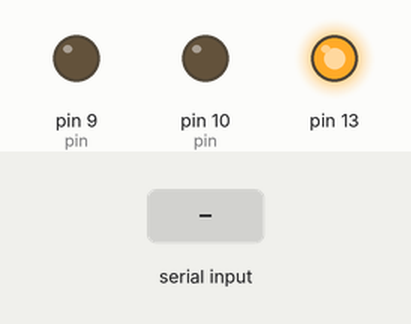
Bench run of a sketch on a simulated Arduino Uno, built with avr-gcc and run on an emulated ATmega328P. Shown: output pins drawn as LEDs (lit = HIGH). Inputs (shaded band) come from the test bench.

Above: at 1.2 s.
1.3 s: "1\n" received over Serial
Timing chart, 0 to 4.3 s (numbered marks = the images above; inputs shaded):
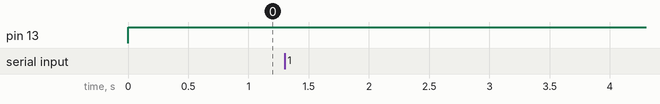

The sketch:

LEDFaderSlave.ino
```cpp
#include <PWM.h>

/* Takes arguments from the command line, adjusts the PWM
of LEDs connected to the pin number in the first value by the amount specified
with the second value*/

int pin, value, function;
char array[3];

void setup(){
  Serial.begin(9600);
  InitTimersSafe();
//  pinMode(0, INPUT);
  pinMode(9, OUTPUT);
  pinMode(10, OUTPUT);
  pinMode(13, OUTPUT);

}

void loop(){
    digitalWrite(13, HIGH);
}

void serialEvent(){

  if(Serial.available() > 0){


    Serial.readBytes(array, 3);
    function = array[0];
    pin = array[1];

    //Conditional to correct for bit length difference between Java and Arduino integers
    if (array[2]<0) value = 281 + array[2]-25;
    else value = array[2]-25;
    digitalWrite(13, LOW);

    if (pin == 4 || pin == 13){

      if(pin == 4) pin = 9;
      if(pin == 13) pin = 10;
      if(function == 1 && value < 255){
        analogWrite(pin, value);
      }
      else if(function == 2){
        SetPinFrequency(pin,value);
      }
    }
  }
}

// 2014 Andrew Harris, Ryerson University (Koivisto Lab)
```
